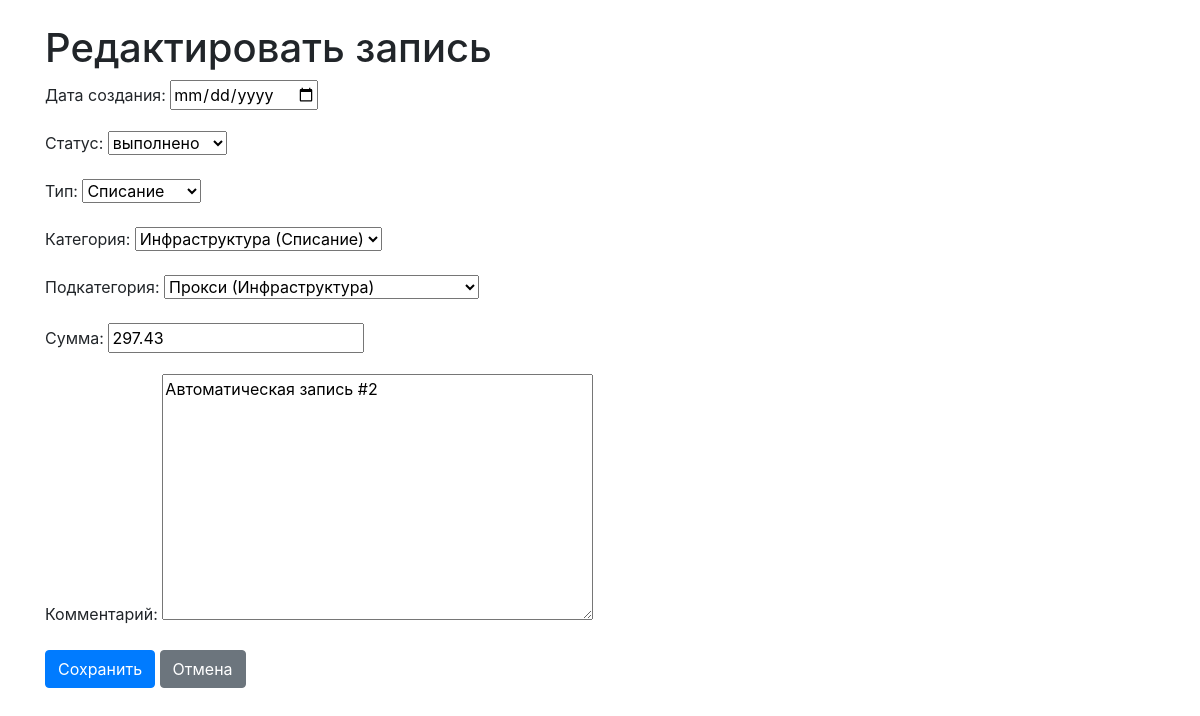
Screenshot of /39/edit/ with the database file from the repository.
### cashflow/models.py (models this page shows, shortened)
class CashFlow(models.Model):
    created_date = models.DateTimeField("Дата создания", default=timezone.now)
    status = models.ForeignKey(Status, on_delete=models.PROTECT, verbose_name="Статус")
    type = models.ForeignKey(Type, on_delete=models.PROTECT, verbose_name="Тип")
    category = models.ForeignKey(Category, on_delete=models.PROTECT, verbose_name="Категория")
    subcategory = models.ForeignKey(Subcategory, on_delete=models.PROTECT, verbose_name="Подкатегория")
    amount = models.DecimalField("Сумма", max_digits=10, decimal_places=2)
    comment = models.TextField("Комментарий", blank=True, null=True)
    class Meta:
        verbose_name = "Запись о ДДС"
        verbose_name_plural = "Записи о ДДС"
        ordering = ['-created_date']

class Category(models.Model):
    name = models.CharField("Название", max_length=100)
    type = models.ForeignKey(Type, on_delete=models.CASCADE, related_name='categories', verbose_name="Тип")
    class Meta:
        verbose_name = "Категория"
        verbose_name_plural = "Категории"
        unique_together = ('name', 'type')
    def __str__(self):
        return f"{self.name} ({self.type.name})"

class Subcategory(models.Model):
    name = models.CharField("Название", max_length=100)
    category = models.ForeignKey(Category, on_delete=models.CASCADE, related_name='subcategories', verbose_name="Категория")
    class Meta:
        verbose_name = "Подкатегория"
        verbose_name_plural = "Подкатегории"
        unique_together = ('name', 'category')
    def __str__(self):
        return f"{self.name} ({self.category.name})"

### cashflow/views.py (the view)
# urls.py: path('<int:pk>/edit/', views.cashflow_update, name='cashflow_update'),
def cashflow_update(request, pk):
    cashflow = get_object_or_404(CashFlow, pk=pk)
    if request.method == 'POST':
        form = CashFlowForm(request.POST, instance=cashflow)
        if form.is_valid():
            form.save()
            return redirect('cashflow_list')
    else:
        form = CashFlowForm(instance=cashflow)
    return render(request, 'cashflow/cashflow_form.html', {'form': form, 'cashflow': cashflow})

### cashflow/models.py (called while the page is built)
    def __str__(self):
        return self.name

    def __str__(self):
        return self.name

### cashflow/templates/cashflow/cashflow_form.html (shortened to what this page needs)
<!DOCTYPE html>
<html lang="ru">
<head>
    <link rel="stylesheet" href="https://stackpath.bootstrapcdn.com/bootstrap/4.5.2/css/bootstrap.min.css">
</head>
<body>
    <div class="container mt-4">
        <h1>{% if cashflow %}Редактировать запись{% else %}Создать запись{% endif %}</h1>
        <form method="post" id="cashflow-form">
            {{ form.as_p }}
            <button type="submit" class="btn btn-primary">Сохранить</button>
            <a href="{% url 'cashflow_list' %}" class="btn btn-secondary">Отмена</a>
        </form>
    </div>
</body>
</html>

### rows the page displays
CashFlow: status "выполнено", subcategory "Прокси (Инфраструктура)", amount "297.43", comment "Автоматическая запись #2"
Category: type "Списание"
Subcategory: category "Инфраструктура (Списание)"
